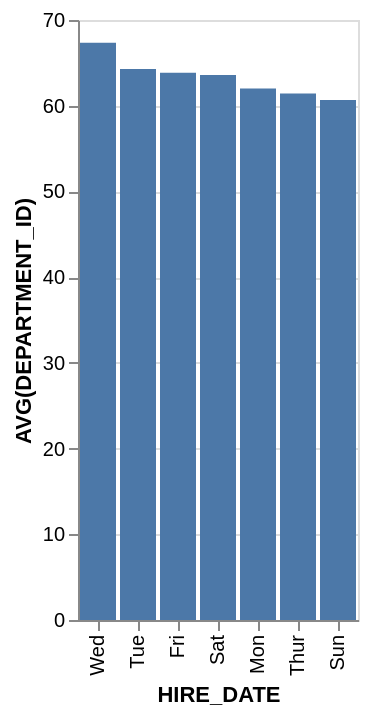

Express this chart as Vega-Lite.
### Vega-Lite specification from a JSON file in a GitHub repository (floating-point values rounded to 4 significant figures)
{"data": {"values": [{"x_data": "Mon", "y_data": 62}, {"x_data": "Tue", "y_data": 64.29}, {"x_data": "Wed", "y_data": 67.33}, {"x_data": "Thur", "y_data": 61.43}, {"x_data": "Fri", "y_data": 63.85}, {"x_data": "Sat", "y_data": 63.57}, {"x_data": "Sun", "y_data": 60.67}]}, "mark": "bar", "encoding": {"x": {"field": "x_data", "type": "nominal", "title": "HIRE_DATE", "sort": {"op": "sum", "field": "y_data", "order": "descending"}}, "y": {"field": "y_data", "type": "quantitative", "title": "AVG(DEPARTMENT_ID)"}}}
